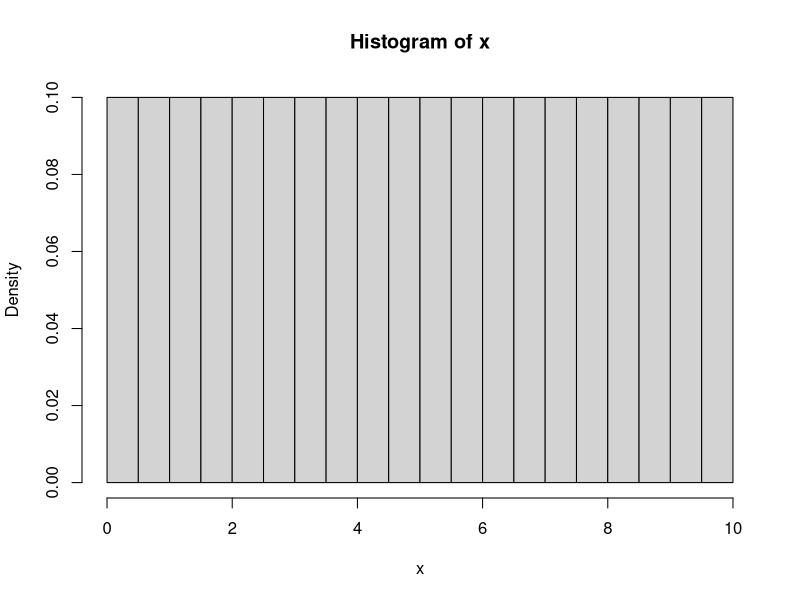

The R script that drew this image:
#question 1
#a)
U=c(1,2,5,4,5)
V=c(2,2,1,1,5)
#b)
U[3]
U[4]
#c)
U>1
U<=5
#d)
sum(U*V)
#e)
W=seq(1,29,by=2)
W
X=W[W<=16]
intersect(W,X)

#Question 2
set.seed(347)
n=10000
Finv.exp=function(x,lambda){-(log(1-x))/lambda}
x=seq(0,10,length=n)
Finv.exp(x,1/8)
hist(x,freq=FALSE)

#Question 3
#b)
set.seed(645)
y=c(3:13)
py=c(0.07,0.05,0.07,0.1,0.14,0.2,0.18,0.12,0.07,0.03,0.01)




#question 4
#a)
f=function(x){(15*pi*x^2)*exp(-5*pi*x^3)}
integrate(f,lower=0,upper=Inf)
#b)
f=function(x){(15*pi*x^2)*exp(-5*pi*x^3)}
integrate(f,lower=0.5,upper=0.75)
integrate(f,lower=0.5,upper=Inf)

#c)
h=function(x){(15*pi*x^3)*exp(-5*pi*x^3)}
integrate(h,lower=0,upper=Inf)

g=function(x){(15*pi*x^4)*exp(-5*pi*x^3)}
integrate(g,lower=0,upper=Inf)

Var=0.1439302-(0.3565618)^2

